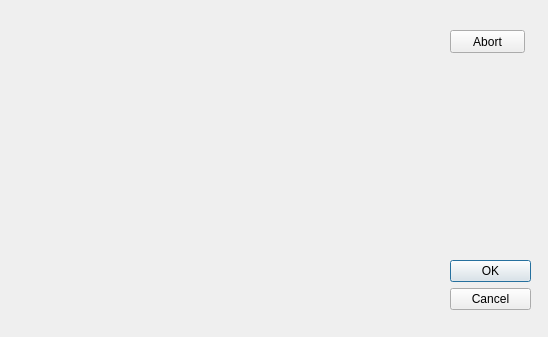
<?xml version="1.0" encoding="UTF-8"?>
<ui version="4.0">
 <class>MainWindow</class>
 <widget class="QMainWindow" name="MainWindow">
  <property name="geometry">
   <rect>
    <x>0</x>
    <y>0</y>
    <width>548</width>
    <height>337</height>
   </rect>
  </property>
  <property name="windowTitle">
   <string>Dialog</string>
  </property>
  <widget class="QDialogButtonBox" name="buttonBox">
   <property name="geometry">
    <rect>
     <x>450</x>
     <y>260</y>
     <width>81</width>
     <height>61</height>
    </rect>
   </property>
   <property name="orientation">
    <enum>Qt::Vertical</enum>
   </property>
   <property name="standardButtons">
    <set>QDialogButtonBox::Cancel|QDialogButtonBox::Ok</set>
   </property>
  </widget>
  <widget class="MatplotlibWidget" name="mplwidget">
   <property name="geometry">
    <rect>
     <x>20</x>
     <y>20</y>
     <width>400</width>
     <height>300</height>
    </rect>
   </property>
  </widget>
  <widget class="QPushButton" name="pushButton">
   <property name="geometry">
    <rect>
     <x>450</x>
     <y>30</y>
     <width>75</width>
     <height>23</height>
    </rect>
   </property>
   <property name="text">
    <string>Abort</string>
   </property>
  </widget>
 </widget>
 <customwidgets>
  <customwidget>
   <class>MatplotlibWidget</class>
   <extends>QWidget</extends>
   <header>matplotlibwidget</header>
  </customwidget>
 </customwidgets>
 <resources/>
 <connections>
 </connections>
</ui>
